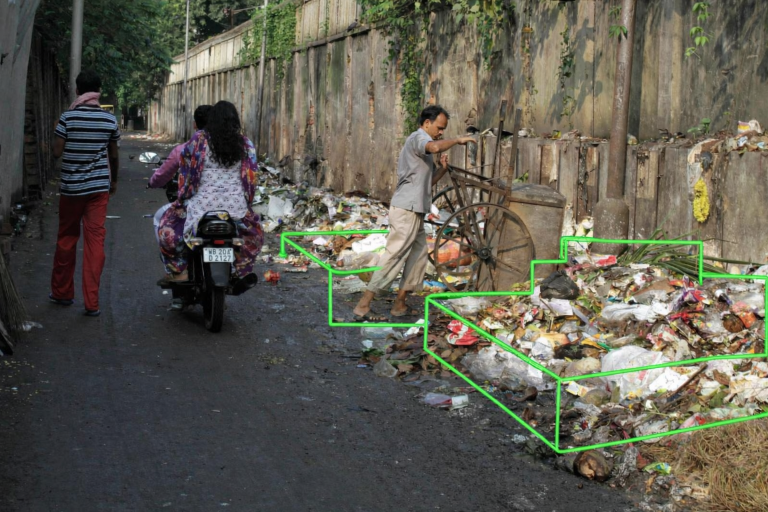
#> input picture SmartHelmetApp/assets/images/waste1.png, 1536 x 1024 px, found by its file name (shown at 1/2 size)
$ python compress_image.py
#> lines starting #> are read from the running program, lines starting #| are printed output that depends on the picture
from PIL import Image
import os

input_path = r'c:\Users\PREETI\Desktop\Preethi\Projects\Ideathon\Smart-Helmet\Smart-Helmet\SmartHelmetApp\assets\images\waste1.png'
output_path = r'c:\Users\PREETI\Desktop\Preethi\Projects\Ideathon\Smart-Helmet\Smart-Helmet\SmartHelmetApp\assets\images\waste1_small.png'

try:
    with Image.open(input_path) as img:
        # Resize to a max dimension of 400px while maintaining aspect ratio
#> img is the input picture: PIL image 1536x1024 RGB; mean R, G, B 93.7, 91.8, 80.5
        img.thumbnail((400, 400))
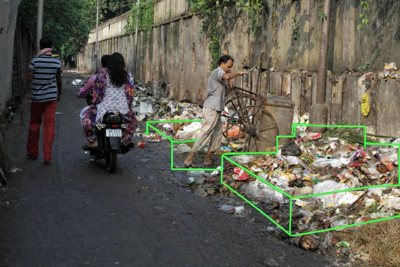
#> img: PIL image 400x267 RGB; mean R, G, B 93.7, 91.8, 80.5
        # Save with optimization
        img.save(output_path, optimize=True)

    print(f"Original size: {os.path.getsize(input_path)} bytes")
    print(f"New size: {os.path.getsize(output_path)} bytes")

    # Replace original with small one
    os.replace(output_path, input_path)
    print("Optimization complete: waste1.png has been replaced with a smaller version.")

except Exception as e:
    print(f"Error: {e}")

$ run again, with SmartHelmetApp/assets/images/garbage.jpg saved as SmartHelmetApp/assets/images/waste1.png
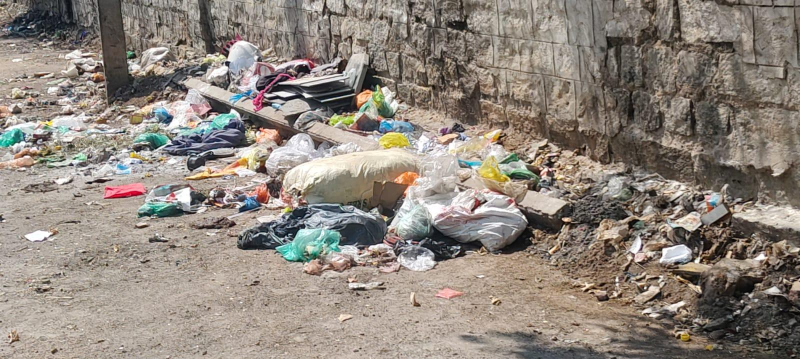
#> input picture SmartHelmetApp/assets/images/garbage.jpg, 1600 x 718 px, found by its file name (shown at 1/2 size)
#> img is the input picture: PIL image 1600x718 RGB; mean R, G, B 143.7, 134.3, 125.1
#> `img.thumbnail((400, 400))`:
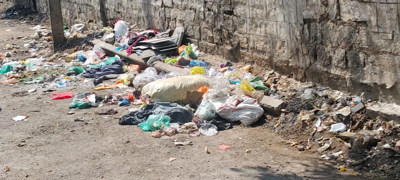
#> img: PIL image 400x180 RGB; mean R, G, B 144, 134.6, 125.4
